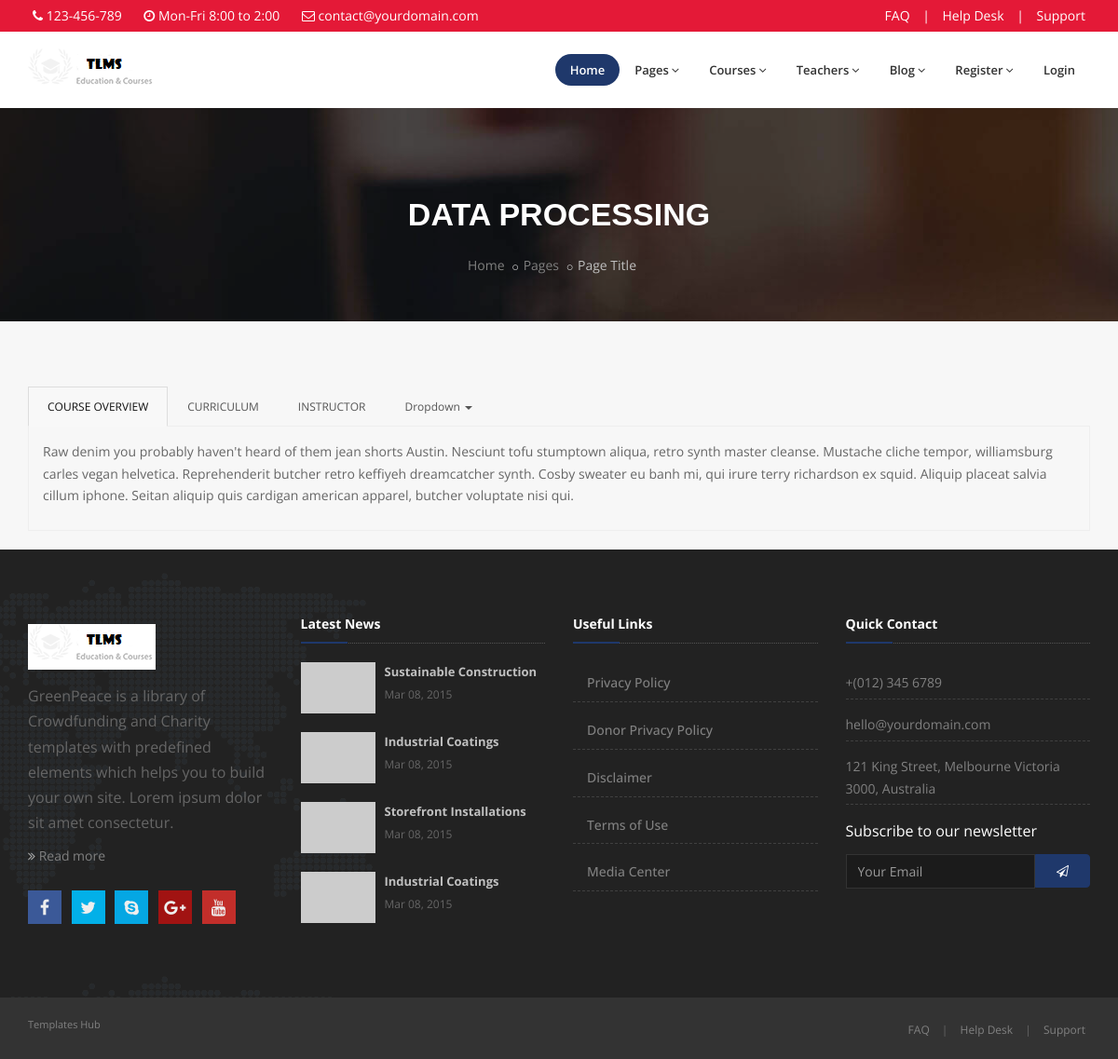
/course/1/, run on an earlier commit of the app's database.
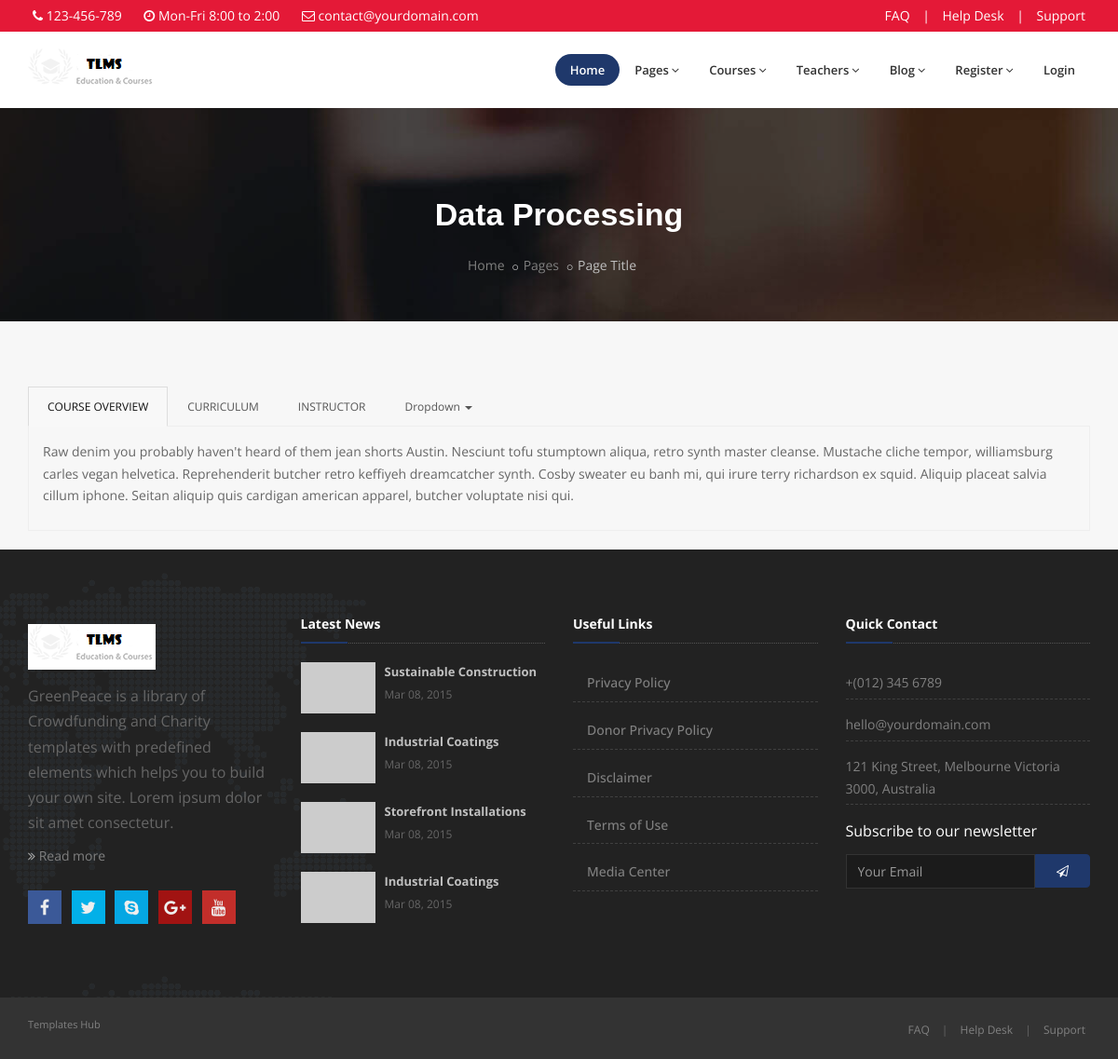
And on a later commit of the database.
### simplecourse/models.py (models this page shows, shortened)
class Course(models.Model):
    user = models.ForeignKey(
        get_user_model(),
        null=True,
        on_delete=DO_NOTHING
    )
    course_title = models.CharField(max_length=250,verbose_name="COURSE TITLE")
    course_date_created = models.DateTimeField(auto_now_add=True)
    course_image = models.ImageField(upload_to=user_directory_path)
    course_description = models.CharField(max_length=400)
    course_duration = models.IntegerField()
    course_discount = models.IntegerField()
    course_price =  models.IntegerField(default=100)
    def get_absolute_url(self):
        return reverse('course-detail', args=[str(self.id)])

### simplecourse/views/student.py (the view)
# urls.py: path('course/<int:pk>/', student.CourseDetailView.as_view(), name='course-detail'),
class CourseDetailView(DetailView):
    model = Course
    def get_context_data(self, **kwargs):
        context = super().get_context_data(**kwargs)
        teachers = Teacher.objects.all()
        courses = Course.objects.all()
        students = Student.objects.all()
        context['teachers'] = teachers
        context['courses'] = courses
        context['students'] = students
        return context

### simplecourse/templates/simplecourse/course_detail.html (shortened to what this page needs)
{% extends 'base.html' %}
{% load static %}
{% block maincontent %}
<div class="main-content bg-lighter">
    <section class="inner-header divider parallax layer-overlay overlay-dark-5" data-bg-img="images/bg/bg6.jpg">
      <div class="container pt-70 pb-20">
        <div class="section-content">
          <div class="row">
            <div class="col-md-12">
              <h2 class="title text-white text-center">{{ object.course_title }}</h2>
              <ol class="breadcrumb text-left text-black mt-10">
                <li><a href="#">Home</a></li>
                <li><a href="#">Pages</a></li>
                <li class="active text-gray-silver">Page Title</li>
              </ol>
            </div>
          </div>
        </div>
      </div>
    </section>
    <section>
        <div class="container pt-70 pb-20">
            <div class="section-content">
                <ul id="myTab" class="nav nav-tabs boot-tabs">
                    <li class="active"><a href="#home" data-toggle="tab">COURSE OVERVIEW</a></li>
                    <li><a href="#profile" data-toggle="tab">CURRICULUM</a></li>
                    <li><a href="#instructor" data-toggle="tab">INSTRUCTOR</a></li>
                    <li class="dropdown">
                        <a href="#" id="myTabDrop2" class="dropdown-toggle" data-toggle="dropdown">Dropdown <b class="caret"></b></a>
                    </li>
                </ul>
                <div id="myTabContent" class="tab-content">
                    <div class="tab-pane fade in active" id="home">
                    <p>Raw denim you probably haven't heard of them jean shorts Austin. Nesciunt tofu stumptown aliqua, retro synth master cleanse. Mustache cliche tempor, williamsburg carles vegan helvetica. Reprehenderit butcher retro keffiyeh dreamcatcher synth. Cosby sweater eu banh mi, qui irure terry richardson ex squid. Aliquip placeat salvia cillum iphone. Seitan aliquip quis cardigan american apparel, butcher voluptate nisi qui.</p>
                    </div>
                </div>
            </div>
        </div>
    </section>
  </div>
{% endblock %}

### templates/base.html (shortened to what this page needs)
<!DOCTYPE html>
{% load static %}
<html dir="ltr" lang="en">
<head>
<link href="{% static 'css/bootstrap.min.css' %}" rel="stylesheet" type="text/css">
<link href="{% static 'css/jquery-ui.min.css' %}" rel="stylesheet" type="text/css">
<link href="{% static 'css/animate.css' %}" rel="stylesheet" type="text/css">
<link href="{% static 'css/css-plugin-collections.css' %}" rel="stylesheet"/>
<link id="menuzord-menu-skins" href="{% static 'css/menuzord-skins/menuzord-rounded-boxed.css' %}" rel="stylesheet"/>
<link href="{% static 'css/style-main.css' %}" rel="stylesheet" type="text/css">
<link href="{% static 'css/preloader.css' %}" rel="stylesheet" type="text/css">
<link href="{% static 'css/custom-bootstrap-margin-padding.css' %}" rel="stylesheet" type="text/css">
<link href="{% static 'css/responsive.css' %}" rel="stylesheet" type="text/css">
<link href="{% static 'css/style-main-dark.css' %}" rel="stylesheet" type="text/css">
<link  href="{% static  'js/revolution-slider/css/settings.css' %}" rel="stylesheet" type="text/css"/>
<link  href="{% static 'js/revolution-slider/css/layers.css' %}" rel="stylesheet" type="text/css"/>
<link  href="{% static 'js/revolution-slider/css/navigation.css' %}" rel="stylesheet" type="text/css"/>
<link href="{% static 'css/colors/theme-skin-color-set-1.css' %}" rel="stylesheet" type="text/css">
</head>
<body class="light">
  <header id="header" class="header">
    <div class="header-top bg-theme-color-2 sm-text-center">
      <div class="container">
        <div class="row">
          <div class="col-md-8">
            <div class="widget no-border m-0">
              <ul class="list-inline">
                <li class="m-0 pl-10 pr-10"> <i class="fa fa-phone text-white"></i> <a class="text-white" href="#">123-456-789</a> </li>
                <li class="text-white m-0 pl-10 pr-10"> <i class="fa fa-clock-o text-white"></i> Mon-Fri 8:00 to 2:00 </li>
                <li class="m-0 pl-10 pr-10"> <i class="fa fa-envelope-o text-white"></i> <a class="text-white" href="#">contact@yourdomain.com</a> </li>
              </ul>
            </div>
          </div>
          <div class="col-md-4">
            <div class="widget no-border m-0">
              <ul class="list-inline text-right sm-text-center">
                <li>
                  <a href="#" class="text-white">FAQ</a>
                </li>
                <li class="text-white">|</li>
                <li>
                  <a href="#" class="text-white">Help Desk</a>
                </li>
                <li class="text-white">|</li>
                <li>
                  <a href="#" class="text-white">Support</a>
                </li>
              </ul>
            </div>
          </div>
        </div>
      </div>
    </div>
    <div class="header-nav">
      <div class="header-nav-wrapper navbar-scrolltofixed bg-white">
        <div class="container">
          <nav id="menuzord-right" class="menuzord default">
            <a class="menuzord-brand pull-left flip" href="javascript:void(0)">
              <img src="{% static 'images/logo-wide-white.png' %}" alt="">
            </a>
            <ul class="menuzord-menu">
              <li class="active"><a href="/">Home</a>
              </li>
              <li><a href="#">Pages</a>
              </li>
              <li><a href="#home">Courses</a>
              </li>
              <li><a href="#home">Teachers</a>
              </li>
              <li><a href="#">Blog</a>
              </li>
              {% if user.is_authenticated %}
              <li><a href="#">Welcome {{ user }}</a></li>
              <li><a href="/accounts/logout">Logout</a></li>
              {% else %}
              <li><a href="#">Register</a>
              </li>
              <li><a href="/accounts/login">Login</a></li>
              {% endif %}
            </ul>
          </nav>
        </div>
      </div>
    </div>
  </header>
  {% block maincontent %}
  {% endblock %}
  <footer id="footer" class="footer bg-black-222" data-bg-img="{% static 'images/footer-bg.png' %}">
    <div class="container pt-70 pb-40">
      <div class="row">
        <div class="col-sm-6 col-md-3">
          <div class="widget dark">
            <img class="mt-10 mb-15" alt="" src="{% static 'images/logo-wide-white.png' %}">
            <p class="font-16 mb-10">GreenPeace is a library of Crowdfunding and Charity templates with predefined elements which helps you to build your own site. Lorem ipsum dolor sit amet consectetur.</p>
            <a class="font-14" href="#"><i class="fa fa-angle-double-right text-theme-colored"></i> Read more</a>
            <ul class="styled-icons icon-dark mt-20">
              <li class="wow fadeInLeft" data-wow-duration="1.5s" data-wow-delay=".1s" data-wow-offset="10"><a href="#" data-bg-color="#3B5998"><i class="fa fa-facebook"></i></a></li>
              <li class="wow fadeInLeft" data-wow-duration="1.5s" data-wow-delay=".2s" data-wow-offset="10"><a href="#" data-bg-color="#02B0E8"><i class="fa fa-twitter"></i></a></li>
              <li class="wow fadeInLeft" data-wow-duration="1.5s" data-wow-delay=".3s" data-wow-offset="10"><a href="#" data-bg-color="#05A7E3"><i class="fa fa-skype"></i></a></li>
              <li class="wow fadeInLeft" data-wow-duration="1.5s" data-wow-delay=".4s" data-wow-offset="10"><a href="#" data-bg-color="#A11312"><i class="fa fa-google-plus"></i></a></li>
              <li class="wow fadeInLeft" data-wow-duration="1.5s" data-wow-delay=".5s" data-wow-offset="10"><a href="#" data-bg-color="#C22E2A"><i class="fa fa-youtube"></i></a></li>
            </ul>
          </div>
        </div>
        <div class="col-sm-6 col-md-3">
          <div class="widget dark">
            <h5 class="widget-title line-bottom">Latest News</h5>
            <div class="latest-posts">
              <article class="post media-post clearfix pb-0 mb-10">
                <a href="#" class="post-thumb"><img alt="" src="http://placehold.it/80x55"></a>
                <div class="post-right">
                  <h5 class="post-title mt-0 mb-5"><a href="#">Sustainable Construction</a></h5>
                  <p class="post-date mb-0 font-12">Mar 08, 2015</p>
                </div>
              </article>
              <article class="post media-post clearfix pb-0 mb-10">
                <a href="#" class="post-thumb"><img alt="" src="http://placehold.it/80x55"></a>
                <div class="post-right">
                  <h5 class="post-title mt-0 mb-5"><a href="#">Industrial Coatings</a></h5>
                  <p class="post-date mb-0 font-12">Mar 08, 2015</p>
                </div>
              </article>
              <article class="post media-post clearfix pb-0 mb-10">
                <a href="#" class="post-thumb"><img alt="" src="http://placehold.it/80x55"></a>
                <div class="post-right">
                  <h5 class="post-title mt-0 mb-5"><a href="#">Storefront Installations</a></h5>
                  <p class="post-date mb-0 font-12">Mar 08, 2015</p>
                </div>
              </article>
              <article class="post media-post clearfix pb-0 mb-10">
                <a href="#" class="post-thumb"><img alt="" src="http://placehold.it/80x55"></a>
                <div class="post-right">
                  <h5 class="post-title mt-0 mb-5"><a href="#">Industrial Coatings</a></h5>
                  <p class="post-date mb-0 font-12">Mar 08, 2015</p>
                </div>
              </article>
            </div>
          </div>
        </div>
        <div class="col-sm-6 col-md-3">
          <div class="widget dark">
            <h5 class="widget-title line-bottom">Useful Links</h5>
            <ul class="list angle-double-right list-border">
              <li><a href="#">Privacy Policy</a></li>
              <li><a href="#">Donor Privacy Policy</a></li>
              <li><a href="#">Disclaimer</a></li>
              <li><a href="#">Terms of Use</a></li>
              <li><a href="#">Media Center</a></li>
            </ul>
          </div>
        </div>
        <div class="col-sm-6 col-md-3">
          <div class="widget dark">
            <h5 class="widget-title line-bottom">Quick Contact</h5>
            <ul class="list-border">
              <li><a href="#">+(012) 345 6789</a></li>
              <li><a href="#">hello@yourdomain.com</a></li>
              <li><a href="#" class="lineheight-20">121 King Street, Melbourne Victoria 3000, Australia</a></li>
            </ul>
            <p class="font-16 text-white mb-5 mt-15">Subscribe to our newsletter</p>
            <form id="footer-mailchimp-subscription-form" class="newsletter-form mt-10">
              <div class="input-group">
                <input type="email" value="" name="EMAIL" placeholder="Your Email"  class="form-control" data-height="37px" id="mce-EMAIL">
                <span class="input-group-btn">
                    <button type="submit" class="btn btn-colored btn-theme-colored m-0"><i class="fa fa-paper-plane-o text-white"></i></button>
                </span>
              </div>
            </form>
          </div>
        </div>
      </div>
    </div>
    <div class="footer-bottom bg-black-333">
      <div class="container pt-20 pb-20">
        <div class="row">
          <div class="col-md-6">
            <p class="font-11 text-black-777 m-0"><a target="_blank" href="https://www.templateshub.net">Templates Hub</a></p>
          </div>
          <div class="col-md-6 text-right">
            <div class="widget no-border m-0">
              <ul class="list-inline sm-text-center mt-5 font-12">
                <li>
                  <a href="#">FAQ</a>
                </li>
                <li>|</li>
                <li>
                  <a href="#">Help Desk</a>
                </li>
                <li>|</li>
                <li>
                  <a href="#">Support</a>
                </li>
              </ul>
            </div>
          </div>
        </div>
      </div>
    </div>
  </footer>
</body>
</html>

What changed in the data, as far as the page shows it:
changed Course: course_title "DATA PROCESSING" → "Data Processing"
